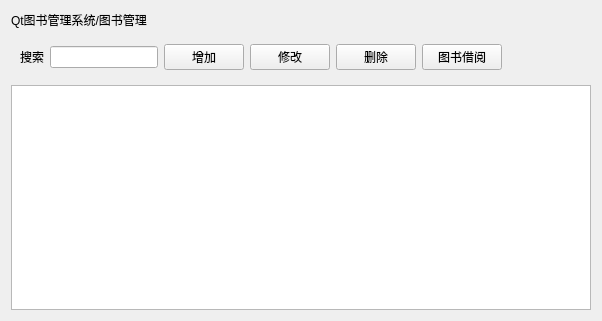
<?xml version="1.0" encoding="UTF-8"?>
<ui version="4.0">
 <class>Cell_BookMgr</class>
 <widget class="QWidget" name="Cell_BookMgr">
  <property name="geometry">
   <rect>
    <x>0</x>
    <y>0</y>
    <width>602</width>
    <height>321</height>
   </rect>
  </property>
  <property name="windowTitle">
   <string>Form</string>
  </property>
  <property name="name" stdset="0">
   <string>bg</string>
  </property>
  <layout class="QGridLayout" name="gridLayout_2">
   <item row="2" column="0">
    <widget class="QTableView" name="tableView">
     <property name="name" stdset="0">
      <string>table</string>
     </property>
    </widget>
   </item>
   <item row="1" column="0">
    <widget class="QWidget" name="widget" native="true">
     <layout class="QGridLayout" name="gridLayout">
      <item row="0" column="6">
       <spacer name="horizontalSpacer">
        <property name="orientation">
         <enum>Qt::Horizontal</enum>
        </property>
        <property name="sizeHint" stdset="0">
         <size>
          <width>40</width>
          <height>20</height>
         </size>
        </property>
       </spacer>
      </item>
      <item row="0" column="2">
       <widget class="QPushButton" name="btn_add">
        <property name="text">
         <string>增加</string>
        </property>
        <property name="name" stdset="0">
         <string>btn</string>
        </property>
       </widget>
      </item>
      <item row="0" column="5">
       <widget class="QPushButton" name="btn_get">
        <property name="text">
         <string>图书借阅</string>
        </property>
        <property name="name" stdset="0">
         <string>btn</string>
        </property>
       </widget>
      </item>
      <item row="0" column="0">
       <widget class="QLabel" name="label">
        <property name="text">
         <string>搜索</string>
        </property>
        <property name="alignment">
         <set>Qt::AlignRight|Qt::AlignTrailing|Qt::AlignVCenter</set>
        </property>
        <property name="name" stdset="0">
         <string>lb</string>
        </property>
       </widget>
      </item>
      <item row="0" column="1">
       <widget class="QLineEdit" name="le_search">
        <property name="name" stdset="0">
         <string>le</string>
        </property>
       </widget>
      </item>
      <item row="0" column="3">
       <widget class="QPushButton" name="btn_update">
        <property name="text">
         <string>修改</string>
        </property>
        <property name="name" stdset="0">
         <string>btn</string>
        </property>
       </widget>
      </item>
      <item row="0" column="4">
       <widget class="QPushButton" name="btn_del">
        <property name="text">
         <string>删除</string>
        </property>
        <property name="name" stdset="0">
         <string>btn</string>
        </property>
       </widget>
      </item>
     </layout>
    </widget>
   </item>
   <item row="0" column="0">
    <widget class="QLabel" name="lb_title">
     <property name="text">
      <string>Qt图书管理系统/图书管理</string>
     </property>
     <property name="name" stdset="0">
      <string>title</string>
     </property>
    </widget>
   </item>
  </layout>
 </widget>
 <resources/>
 <connections/>
</ui>
